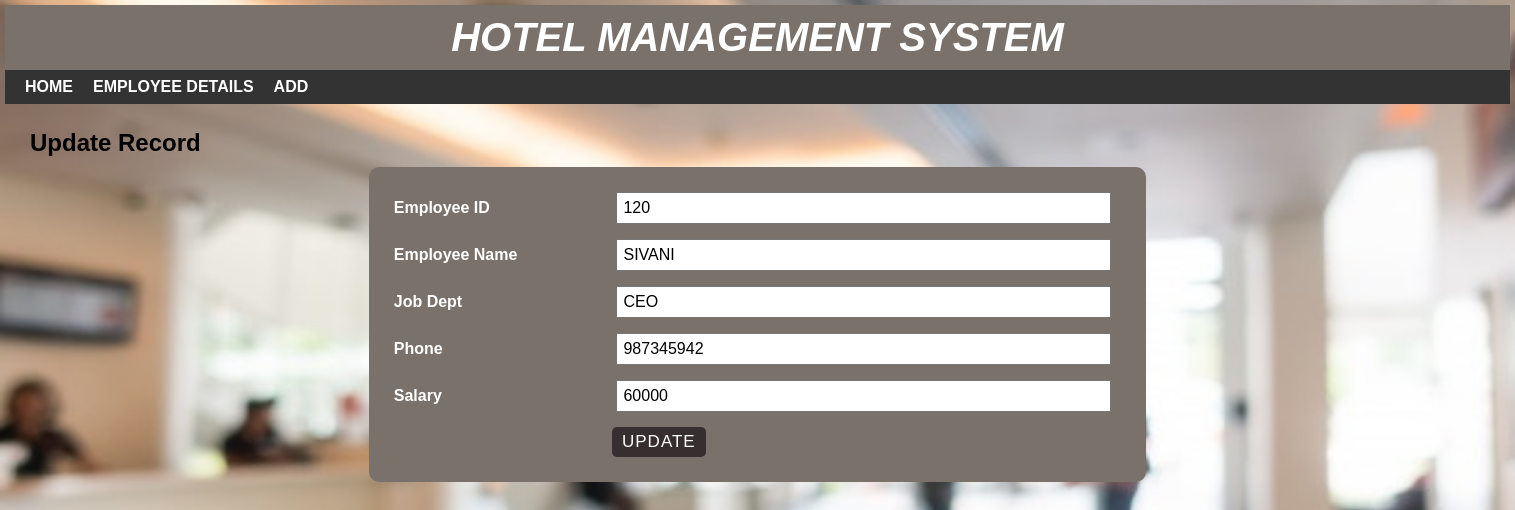
/updateemployee.php?EMP_ID=120, run on the app's committed database.
### tables this page shows
CREATE TABLE IF NOT EXISTS `employee` (
  `EMP_ID` int NOT NULL,
  `EMP_NAME` varchar(30) NOT NULL,
  `JOB_DEPT` varchar(30) NOT NULL,
  `CONTACT_NUM` int NOT NULL,
  `SALARY` int NOT NULL,
  PRIMARY KEY (`EMP_ID`)
);

### updateemployee.php (the view, shortened to what this page needs)
<?php
include 'headers/headeremployee.php';
?>
<?php
include 'databaseconfig/config.php';
$EMP_ID = $_GET['EMP_ID'];
$sql = "SELECT * FROM EMPLOYEE WHERE EMP_ID = '$EMP_ID'";
$result = mysqli_query($conn, $sql) or die("Query Unsuccessful.");
if (mysqli_num_rows($result) > 0) {
  while ($row = mysqli_fetch_assoc($result)) {
?>
    <div id="main-content">
      <h2>Update Record</h2>
      <form class="post-form" action="<?php echo $_SERVER['PHP_SELF']; ?>" method="post">
        <div class="form-group">
          <label>Employee ID</label>
          <input type="text" name="e1" value="<?php echo $row['EMP_ID']; ?>" />
        </div>
        <div class="form-group">
          <label>Employee Name</label>
          <input type="text" name="e2" value="<?php echo $row['EMP_NAME']; ?>" />
        </div>
        <div class="form-group">
          <label>Job Dept</label>
          <input type="text" name="e3" value="<?php echo $row['JOB_DEPT']; ?>" />
        </div>
        <div class="form-group">
          <label>Phone</label>
          <input type="text" name="e4" value="<?php echo $row['CONTACT_NUM']; ?>" />
        </div>
        <div class="form-group">
          <label>Salary</label>
          <input type="text" name="e5" value="<?php echo $row['SALARY']; ?>" />
        </div>
        <input class="submit" type="submit" name="updatebtn" value="update" />
      </form>
  <?php
  }
}
  ?>
    </div>

### css/style.css (style rules this page uses)
body { font: 16px arial; margin: 0; padding: 0; background-image: url("../images/hotel-lobby.jpg"); background-repeat: no-repeat; background-attachment: fixed; background-size: 100% 100%; }
#main-content { padding: 25px; min-height: 400px; }
#main-content h2 { margin: 0 0 10px; text-transform: capitalize; }
#main-content .post-form { width: 50%; padding: 25px; margin: 0 auto 10px; background-color: #7a716b; border-radius: 10px; }
#main-content .post-form .form-group { margin: 0 0 15px; }
#main-content .post-form .form-group label { width: 30%; display: inline-block; color: #fff; font-weight: 600; }
#main-content .post-form .form-group input, #main-content .post-form .form-group select { font-size: 16px; width: 66%; display: inline-block; padding: 5px; margin: 0; }
#main-content .post-form .submit { font-size: 17px; letter-spacing: 1px; text-transform: uppercase; padding: 5px 10px; color: #fff; background-color: #372f2f; border: none; border-radius: 5px; margin: 0 0 0 30%; cursor: pointer; transition: all 0.3s; }

### data on the page
employee: e1 "120", e2 "SIVANI", e3 "CEO", e4 "987345942", e5 "60000"
